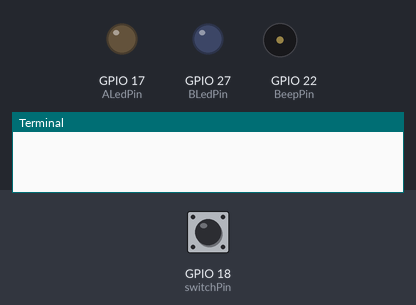
The program below on a simulated Raspberry Pi (BCM pin numbers). On the bench: output pins drawn as LEDs (lit = HIGH), buzzer (waves = sounding), the last lines printed to the terminal. Dashed ring = blinking. Inputs (shaded band) come from the test bench; at power-on: GPIO 18 (switchPin) HIGH. Threads take turns every 2 ms.

Above: at 1.2 s.
1.3 s: GPIO 18 (switchPin) pulled LOW for 0.15 s
At 2.07 s:
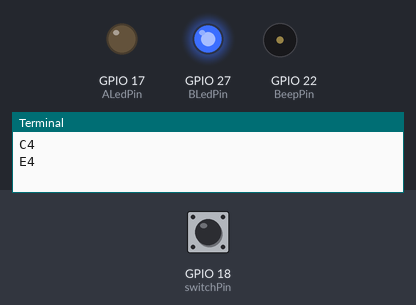
3.8 s: GPIO 18 (switchPin) pulled LOW for 1 s
At 4.4 s:
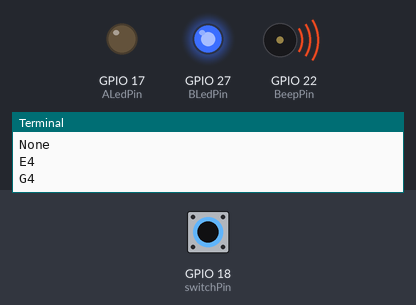
6.8 s: GPIO 18 (switchPin) pulled LOW for 3.2 s
At 10.1 s:
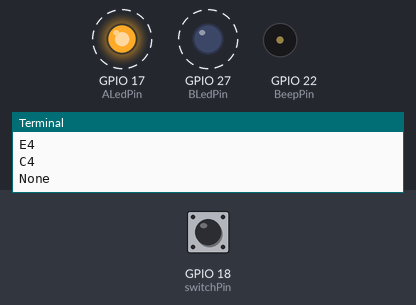
Timing chart, 0 to 12.3 s (numbered marks = the images above; inputs shaded):
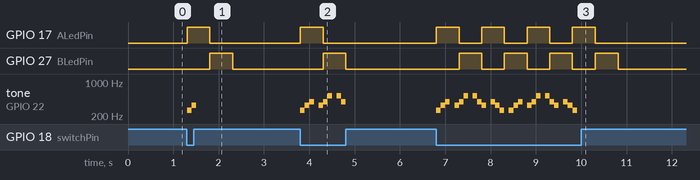

Measured:
- after the input at 1.3 s, GPIO 17 (ALedPin): LOW → HIGH at once, → LOW 0.50 s later; GPIO 27 (BLedPin): LOW → HIGH after 0.51 s, → LOW 0.50 s later; tone on GPIO 22 (BeepPin): silent → 262 Hz at once, → 330 Hz 0.10 s later, → silent 0.10 s later
- after the input at 3.8 s, GPIO 17 (ALedPin): LOW → HIGH at once, → LOW 0.50 s later; GPIO 27 (BLedPin): LOW → HIGH after 0.51 s, → LOW 0.50 s later; tone on GPIO 22 (BeepPin): plays 262 Hz for 0.10 s, 330 Hz for 0.10 s, 392 Hz for 0.10 s, 330 Hz for 0.10 s, 392 Hz for 0.10 s, 523 Hz for 0.10 s … (8 notes in this stretch), starting at once
- after the input at 6.8 s, GPIO 17 (ALedPin): alternates HIGH for 0.50 s and LOW for 0.50 s, 8 changes in all, then stays LOW, starting at once; GPIO 27 (BLedPin): alternates HIGH for 0.50 s and LOW for 0.50 s, 8 changes in all, then stays LOW, starting after 0.50 s

The program:

alarm_bell.py
```python
from gpiozero import LED, Button, TonalBuzzer
from time import sleep
import threading

BeepPin = TonalBuzzer(22)

ALedPin = LED(17)
BLedPin = LED(27)

switchPin = Button(18)

flag = 0

def ledWork():
    while True:
        if flag:
            ALedPin.on()
            sleep(0.5)
            ALedPin.off()
            BLedPin.on()
            sleep(0.5)
            BLedPin.off()
        else:
            ALedPin.off()
            BLedPin.off()
tune = [
    ('C4', 0.1), ('E4', 0.1), ('G4', 0.1),
    (None, 0.1),
    ('E4', 0.1), ('G4', 0.1), ('C5', 0.1),
    (None, 0.1),
    ('C5', 0.1), ('G4', 0.1), ('E4', 0.1),
    (None, 0.1),
    ('G4', 0.1), ('E4', 0.1), ('C4', 0.1),
    (None, 0.1)
]

def buzzerWork():
    while True:
        for note, duration in tune:
            if flag == 0:
                break
            print(note)
            BeepPin.play(note)
            sleep(duration)
        BeepPin.stop()

def main():
    global flag
    while True:
        flag = 1 if switchPin.is_pressed else 0

try:
    tBuzz = threading.Thread(target=buzzerWork)
    tBuzz.start()
    tLed = threading.Thread(target=ledWork)
    tLed.start()
    main()

except KeyboardInterrupt:
    BeepPin.stop()
    ALedPin.off()
    BLedPin.off()
    print('Existing...')
finally:
    pass 
```
